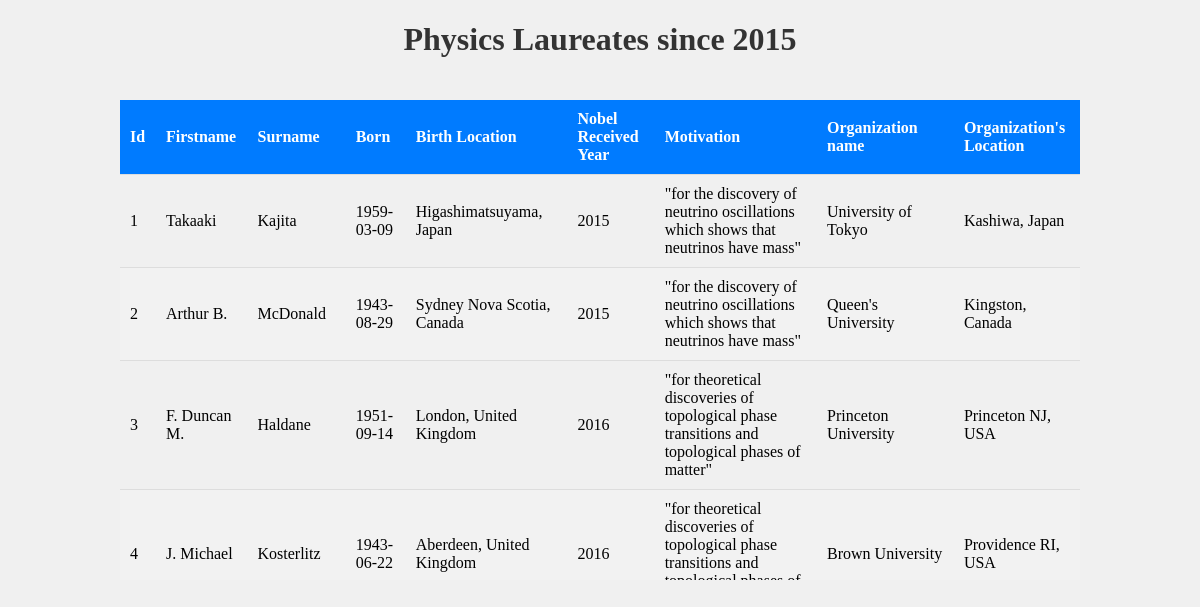
Page /data on the committed database.
### tables this page shows
CREATE TABLE "Physics_Laureates_2015onwards" (
"Id" INTEGER,
  "Firstname" TEXT,
  "Surname" TEXT,
  "Born" TEXT,
  "Birth Location" TEXT,
  "Noble recieved" INTEGER,
  "Motivation" TEXT,
  "Organization name" TEXT,
  "Organisation's Location" TEXT
);

### app.py (the view)
@app.route("/data")
def data():
    con = sqlite3.connect(db_path)
    cursor = con.cursor()
    laureates = cursor.execute("SELECT * FROM Physics_Laureates_2015onwards").fetchall()
    con.close()
    return render_template("data_table.html", Physics_Laureates=laureates)

### templates/data_table.html (shortened to what this page needs)
<!DOCTYPE html>
<html>
<head>
</head>
<body>
    <h1>Physics Laureates since 2015</h1>
    <div class="container">
        <table>
            <thead>
                <tr>
                    <th>Id</th>
                    <th>Firstname</th>
                    <th>Surname</th>
                    <th>Born</th>
                    <th>Birth Location</th>
                    <th>Nobel Received Year</th>
                    <th>Motivation</th>
                    <th>Organization name</th>
                    <th>Organization's Location</th>
                </tr>
            </thead>
            <tbody>
                    {% for l in Physics_Laureates %}
                    <tr>
                        <td>{{ l[0] }}</td>
                        <td>{{ l[1] }}</td>
                        <td>{{ l[2] }}</td>
                        <td>{{ l[3] }}</td>
                        <td>{{ l[4] }}</td>
                        <td>{{ l[5] }}</td>
                        <td>{{ l[6] }}</td>
                        <td>{{ l[7] }}</td>
                        <td>{{ l[8] }}</td>
                    </tr>
                    {% endfor %}
            </tbody>
        </table>
    </div>
</body>
</html>

### templates/data_table.html (style rules this page uses)
body { font-family: serif, sans-serif; background-color: #f0f0f0; margin: 0; padding: 0; }
.container { margin: 0 auto; padding: 0 20px; width: 80%; overflow-x: auto; max-height: 500px; }
h1 { color: #333; text-align: center; }
table { width: 100%; border-collapse: collapse; margin-top: 20px; }
th, td { padding: 10px; text-align: left; border-bottom: 1px solid #ddd; }
th { background-color: #007bff; color: white; position: sticky; top: 0; z-index: 1; }
tr:nth-child(even) { background-color: #f2f2f2; }

### rows in the picture
Physics_Laureates_2015onwards: Id "1", Firstname "Takaaki", Surname "Kajita", Born "1959-03-09", Birth Location "Higashimatsuyama, Japan", Noble recieved "2015", Motivation "\"for the discovery of neutrino oscillations which shows that neutrinos have mass\"", Organization name "University of Tokyo", l "Kashiwa, Japan"
Physics_Laureates_2015onwards: Id "2", Firstname "Arthur B.", Surname "McDonald", Born "1943-08-29", Birth Location "Sydney Nova Scotia, Canada", Noble recieved "2015", Motivation "\"for the discovery of neutrino oscillations which shows that neutrinos have mass\"", Organization name "Queen's University", l "Kingston, Canada"
Physics_Laureates_2015onwards: Id "3", Firstname "F. Duncan M.", Surname "Haldane", Born "1951-09-14", Birth Location "London, United Kingdom", Noble recieved "2016", Motivation "\"for theoretical discoveries of topological phase transitions and topological phases of matter\"", Organization name "Princeton University", l "Princeton NJ, USA"
Physics_Laureates_2015onwards: Id "4", Firstname "J. Michael", Surname "Kosterlitz", Born "1943-06-22", Birth Location "Aberdeen, United Kingdom", Noble recieved "2016", Motivation "\"for theoretical discoveries of topological phase transitions and…", Organization name "Brown University", l "Providence RI, USA"
